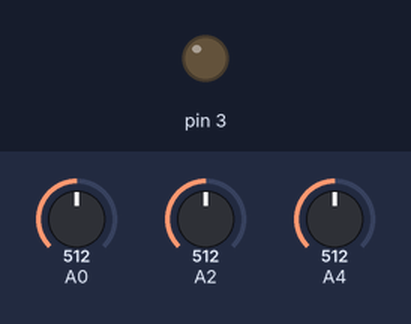
Recording of a sketch running on a simulated Arduino Mega 2560, built with avr-gcc and run on an emulated ATmega2560. Parts: output pins drawn as LEDs (lit = HIGH). The test bench sets the inputs (shaded band); at power-on: A4 = 512, A0 = 512, A2 = 512.

Above: at 2.8 s.
2.9 s: A4 set to 716
At 4.2 s:
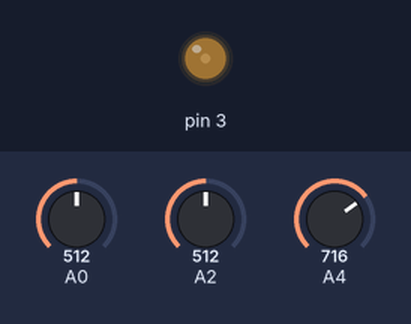
4.5 s: A0 set to 306
At 5.9 s:
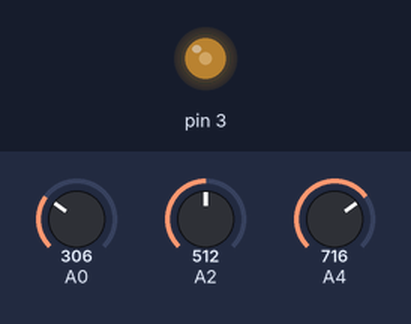
6.5 s: A0 set to 122
At 7.5 s:
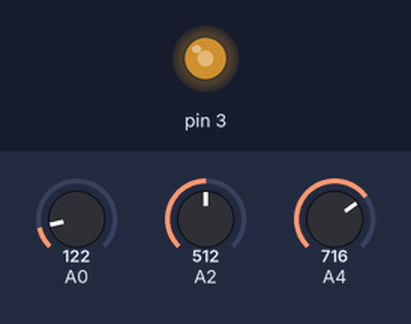
8.5 s: A4 set to 900
At 10.2 s:
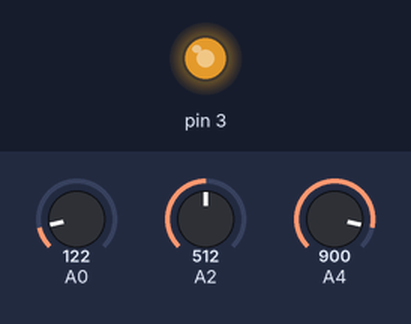
Timing chart, 0 to 11.5 s (numbered marks = the images above; inputs shaded):
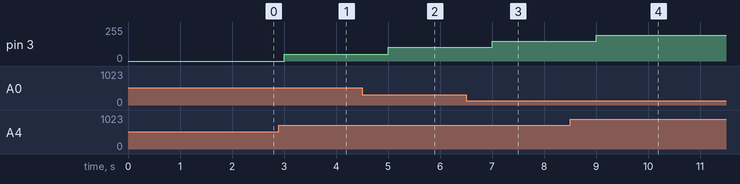

Measured:
- after the input at 2.9 s, pin 3: 0/255 → 50/255 after 0.10 s
- after the input at 4.5 s, pin 3: 50/255 → 102/255 after 0.50 s
- after the input at 6.5 s, pin 3: 102/255 → 148/255 after 0.50 s
- after the input at 8.5 s, pin 3: 148/255 → 193/255 after 0.50 s

The sketch:

LabControle9.ino
```cpp
int Ts = 50;
unsigned long tempoAnt = 0;
int leituraR, leituraY, leituraPot;
float pot;
float r;
float y;
float e;
float u;
float uPWM;
float Kp = 1;

void setup() {
  pinMode(A4,INPUT);
  pinMode(A2,INPUT);
  pinMode(A0,INPUT);
  TCCR3B = TCCR3B & B11111000 | B00000001;
  pinMode(3, OUTPUT);
  Serial.begin(2000000);
}

void loop() {
  delay(1000);
  if(millis() - tempoAnt > Ts){
    leituraPot = analogRead(A4);
    leituraR = analogRead(A2);
    leituraY = analogRead(A0);
    pot = leituraPot*0.0048875855;
    r = pot;
    y = leituraY*0.0048875855;
    e = r-y;
    u = Kp*e;
    if(u<0){
      u=0;
    }
    if(u>5){
      u=5;
    }
    uPWM = u*51;
    analogWrite(3, uPWM);
    tempoAnt = millis();
  }
}
```
